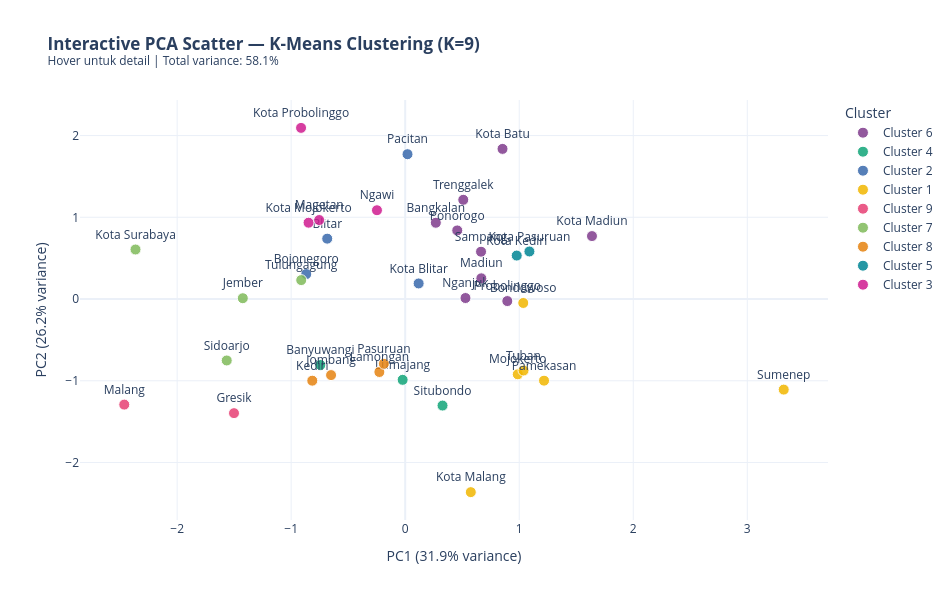

Here is the notebook cell this chart was saved with:
### Code cell
# ── Plotly Interactive: K-Means ───────────────────────────────────────────────
df_plot = df_clean[['Kabupaten_Kota', 'Cluster_KMeans'] + FEATURE_COLS].copy()
df_plot['PC1']          = X_pc[:, 0]
df_plot['PC2']          = X_pc[:, 1]
df_plot['Cluster_Label'] = 'Cluster ' + (df_plot['Cluster_KMeans'] + 1).astype(str)

fig_px = px.scatter(
    df_plot,
    x='PC1', y='PC2',
    color='Cluster_Label',
    text='Kabupaten_Kota',
    hover_data={
        'Jml Kejahatan'    : df_plot['Jumlah_Kejahatan'].round(0),
        'Risiko/100k'      : df_plot['Risiko_100k'].round(1),
        '% Penyelesaian'   : df_plot['Persen_Penyelesaian'].round(2),
        'Selang Waktu (jam)': df_plot['Selang_Waktu'].round(0),
        'PC1'              : False,
        'PC2'              : False,
        'Cluster_Label'    : False,
    },
    color_discrete_sequence=px.colors.qualitative.Bold,
    title=f'<b>Interactive PCA Scatter — K-Means Clustering (K={OPTIMAL_K})</b><br>'
          f'<sup>Hover untuk detail | Total variance: {total_ev:.1%}</sup>',
    template='plotly_white',
    width=950, height=600,
)
fig_px.update_traces(
    textposition='top center',
    marker=dict(size=11, opacity=0.85, line=dict(width=1, color='white')),
)
fig_px.update_layout(
    font=dict(family='Open Sans', size=12),
    legend_title_text='Cluster',
    xaxis_title=f'PC1 ({ev1:.1%} variance)',
    yaxis_title=f'PC2 ({ev2:.1%} variance)',
)
fig_px.show()

### Figure 1 — Plotly figure (JSON) as saved in the notebook; plotly's stock layout.template omitted (floating-point values rounded to 4 significant figures)
{"data": [{"customdata": [[976, 43, 97.83, 832, "Cluster 6"], [413, 6, 99.06, 696, "Cluster 6"], [601, 33, 86.37, 964, "Cluster 6"], [887, 14, 85.58, 668, "Cluster 6"], [1322, 39, 91.89, 968, "Cluster 6"], [911, 16, 95.32, 744, "Cluster 6"], [1057, 21, 85.22, 835, "Cluster 6"], [725, 45, 86.12, 715, "Cluster 6"], [709, 28, 96.04, 731, "Cluster 6"]], "hovertemplate": "Kabupaten_Kota=%{text}<br>Jml Kejahatan=%{customdata[0]}<br>Risiko/100k=%{customdata[1]}<br>% Penyelesaian=%{customdata[2]}<br>Selang Waktu (jam)=%{customdata[3]}<extra></extra>", "legendgroup": "Cluster 6", "marker": {"color": "rgb(127, 60, 141)", "line": {"color": "white", "width": 1}, "opacity": 0.85, "size": 11, "symbol": "circle"}, "mode": "markers+text", "name": "Cluster 6", "orientation": "v", "showlegend": true, "text": ["Bangkalan", "Kota Batu", "Kota Madiun", "Madiun", "Nganjuk", "Ponorogo", "Probolinggo", "Sampang", "Trenggalek"], "textposition": "top center", "type": "scatter", "x": [0.2686, 0.8536, 1.638, 0.6678, 0.5287, 0.4566, 0.8955, 0.6652, 0.5093], "xaxis": "x", "y": [0.9333, 1.837, 0.7703, 0.2534, 0.01235, 0.8394, -0.02478, 0.579, 1.214], "yaxis": "y"}, {"customdata": [[1312, 57, 78.39, 401, "Cluster 4"], [1194, 35, 73.12, 456, "Cluster 4"], [911, 46, 61.07, 336, "Cluster 4"]], "hovertemplate": "Kabupaten_Kota=%{text}<br>Jml Kejahatan=%{customdata[0]}<br>Risiko/100k=%{customdata[1]}<br>% Penyelesaian=%{customdata[2]}<br>Selang Waktu (jam)=%{customdata[3]}<extra></extra>", "legendgroup": "Cluster 4", "marker": {"color": "rgb(17, 165, 121)", "line": {"color": "white", "width": 1}, "opacity": 0.85, "size": 11, "symbol": "circle"}, "mode": "markers+text", "name": "Cluster 4", "orientation": "v", "showlegend": true, "text": ["Banyuwangi", "Lumajang", "Situbondo"], "textposition": "top center", "type": "scatter", "x": [-0.744, -0.02228, 0.3273], "xaxis": "x", "y": [-0.8066, -0.9885, -1.303], "yaxis": "y"}, {"customdata": [[756, 22, 89.81, 232, "Cluster 2"], [1146, 32, 92.31, 394, "Cluster 2"], [780, 27, 81.71, 426, "Cluster 2"], [300, 8, 95.22, 316, "Cluster 2"]], "hovertemplate": "Kabupaten_Kota=%{text}<br>Jml Kejahatan=%{customdata[0]}<br>Risiko/100k=%{customdata[1]}<br>% Penyelesaian=%{customdata[2]}<br>Selang Waktu (jam)=%{customdata[3]}<extra></extra>", "legendgroup": "Cluster 2", "marker": {"color": "rgb(57, 105, 172)", "line": {"color": "white", "width": 1}, "opacity": 0.85, "size": 11, "symbol": "circle"}, "mode": "markers+text", "name": "Cluster 2", "orientation": "v", "showlegend": true, "text": ["Blitar", "Bojonegoro", "Kota Blitar", "Pacitan"], "textposition": "top center", "type": "scatter", "x": [-0.6837, -0.8676, 0.118, 0.02023], "xaxis": "x", "y": [0.7388, 0.3058, 0.1907, 1.772], "yaxis": "y"}, {"customdata": [[947, 51, 81.57, 892, "Cluster 1"], [1603, 58, 61.07, 744, "Cluster 1"], [1315, 42, 77.02, 932, "Cluster 1"], [1058, 44, 69.5, 812, "Cluster 1"], [759, 18, 61.07, 1215, "Cluster 1"], [1208, 33, 75.32, 852, "Cluster 1"]], "hovertemplate": "Kabupaten_Kota=%{text}<br>Jml Kejahatan=%{customdata[0]}<br>Risiko/100k=%{customdata[1]}<br>% Penyelesaian=%{customdata[2]}<br>Selang Waktu (jam)=%{customdata[3]}<extra></extra>", "legendgroup": "Cluster 1", "marker": {"color": "rgb(242, 183, 1)", "line": {"color": "white", "width": 1}, "opacity": 0.85, "size": 11, "symbol": "circle"}, "mode": "markers+text", "name": "Cluster 1", "orientation": "v", "showlegend": true, "text": ["Bondowoso", "Kota Malang", "Mojokerto", "Pamekasan", "Sumenep", "Tuban"], "textposition": "top center", "type": "scatter", "x": [1.035, 0.5755, 0.9874, 1.218, 3.32, 1.038], "xaxis": "x", "y": [-0.04833, -2.362, -0.9207, -0.9986, -1.108, -0.8745], "yaxis": "y"}, {"customdata": [[1803, 79, 80.64, 444, "Cluster 9"], [1997, 75, 87.06, 263, "Cluster 9"]], "hovertemplate": "Kabupaten_Kota=%{text}<br>Jml Kejahatan=%{customdata[0]}<br>Risiko/100k=%{customdata[1]}<br>% Penyelesaian=%{customdata[2]}<br>Selang Waktu (jam)=%{customdata[3]}<extra></extra>", "legendgroup": "Cluster 9", "marker": {"color": "rgb(231, 63, 116)", "line": {"color": "white", "width": 1}, "opacity": 0.85, "size": 11, "symbol": "circle"}, "mode": "markers+text", "name": "Cluster 9", "orientation": "v", "showlegend": true, "text": ["Gresik", "Malang"], "textposition": "top center", "type": "scatter", "x": [-1.501, -2.464], "xaxis": "x", "y": [-1.396, -1.292], "yaxis": "y"}, {"customdata": [[1574, 45, 97.82, 495, "Cluster 7"], [1648, 35, 109.2, 319, "Cluster 7"], [1760, 48, 90.33, 430, "Cluster 7"], [1511, 54, 99.6, 702, "Cluster 7"]], "hovertemplate": "Kabupaten_Kota=%{text}<br>Jml Kejahatan=%{customdata[0]}<br>Risiko/100k=%{customdata[1]}<br>% Penyelesaian=%{customdata[2]}<br>Selang Waktu (jam)=%{customdata[3]}<extra></extra>", "legendgroup": "Cluster 7", "marker": {"color": "rgb(128, 186, 90)", "line": {"color": "white", "width": 1}, "opacity": 0.85, "size": 11, "symbol": "circle"}, "mode": "markers+text", "name": "Cluster 7", "orientation": "v", "showlegend": true, "text": ["Jember", "Kota Surabaya", "Sidoarjo", "Tulungagung"], "textposition": "top center", "type": "scatter", "x": [-1.424, -2.365, -1.565, -0.9118], "xaxis": "x", "y": [0.009961, 0.6061, -0.7516, 0.2317], "yaxis": "y"}, {"customdata": [[2009, 30, 93.98, 836, "Cluster 8"], [1710, 51, 85.19, 610, "Cluster 8"], [1509, 22, 82.56, 597, "Cluster 8"], [1480, 30, 83.27, 636, "Cluster 8"]], "hovertemplate": "Kabupaten_Kota=%{text}<br>Jml Kejahatan=%{customdata[0]}<br>Risiko/100k=%{customdata[1]}<br>% Penyelesaian=%{customdata[2]}<br>Selang Waktu (jam)=%{customdata[3]}<extra></extra>", "legendgroup": "Cluster 8", "marker": {"color": "rgb(230, 131, 16)", "line": {"color": "white", "width": 1}, "opacity": 0.85, "size": 11, "symbol": "circle"}, "mode": "markers+text", "name": "Cluster 8", "orientation": "v", "showlegend": true, "text": ["Jombang", "Kediri", "Lamongan", "Pasuruan"], "textposition": "top center", "type": "scatter", "x": [-0.6502, -0.8148, -0.2265, -0.187], "xaxis": "x", "y": [-0.9303, -0.9988, -0.8925, -0.7921], "yaxis": "y"}, {"customdata": [[673, 97.9, 83.06, 942, "Cluster 5"], [678, 97.9, 83.97, 995, "Cluster 5"]], "hovertemplate": "Kabupaten_Kota=%{text}<br>Jml Kejahatan=%{customdata[0]}<br>Risiko/100k=%{customdata[1]}<br>% Penyelesaian=%{customdata[2]}<br>Selang Waktu (jam)=%{customdata[3]}<extra></extra>", "legendgroup": "Cluster 5", "marker": {"color": "rgb(0, 134, 149)", "line": {"color": "white", "width": 1}, "opacity": 0.85, "size": 11, "symbol": "circle"}, "mode": "markers+text", "name": "Cluster 5", "orientation": "v", "showlegend": true, "text": ["Kota Kediri", "Kota Pasuruan"], "textposition": "top center", "type": "scatter", "x": [0.9781, 1.089], "xaxis": "x", "y": [0.532, 0.582], "yaxis": "y"}, {"customdata": [[794, 97.9, 92.27, 484, "Cluster 3"], [626, 97.9, 106.4, 585, "Cluster 3"], [898, 97.9, 95.32, 600, "Cluster 3"], [1107, 73, 102.8, 877, "Cluster 3"]], "hovertemplate": "Kabupaten_Kota=%{text}<br>Jml Kejahatan=%{customdata[0]}<br>Risiko/100k=%{customdata[1]}<br>% Penyelesaian=%{customdata[2]}<br>Selang Waktu (jam)=%{customdata[3]}<extra></extra>", "legendgroup": "Cluster 3", "marker": {"color": "rgb(207, 28, 144)", "line": {"color": "white", "width": 1}, "opacity": 0.85, "size": 11, "symbol": "circle"}, "mode": "markers+text", "name": "Cluster 3", "orientation": "v", "showlegend": true, "text": ["Kota Mojokerto", "Kota Probolinggo", "Magetan", "Ngawi"], "textposition": "top center", "type": "scatter", "x": [-0.8474, -0.9134, -0.7542, -0.2475], "xaxis": "x", "y": [0.9339, 2.094, 0.9665, 1.086], "yaxis": "y"}], "layout": {"font": {"family": "Open Sans", "size": 12}, "height": 600, "legend": {"title": {"text": "Cluster"}, "tracegroupgap": 0}, "title": {"text": "<b>Interactive PCA Scatter — K-Means Clustering (K=9)</b><br><sup>Hover untuk detail | Total variance: 58.1%</sup>"}, "width": 950, "xaxis": {"anchor": "y", "domain": [0, 1], "title": {"text": "PC1 (31.9% variance)"}}, "yaxis": {"anchor": "x", "domain": [0, 1], "title": {"text": "PC2 (26.2% variance)"}}}}
